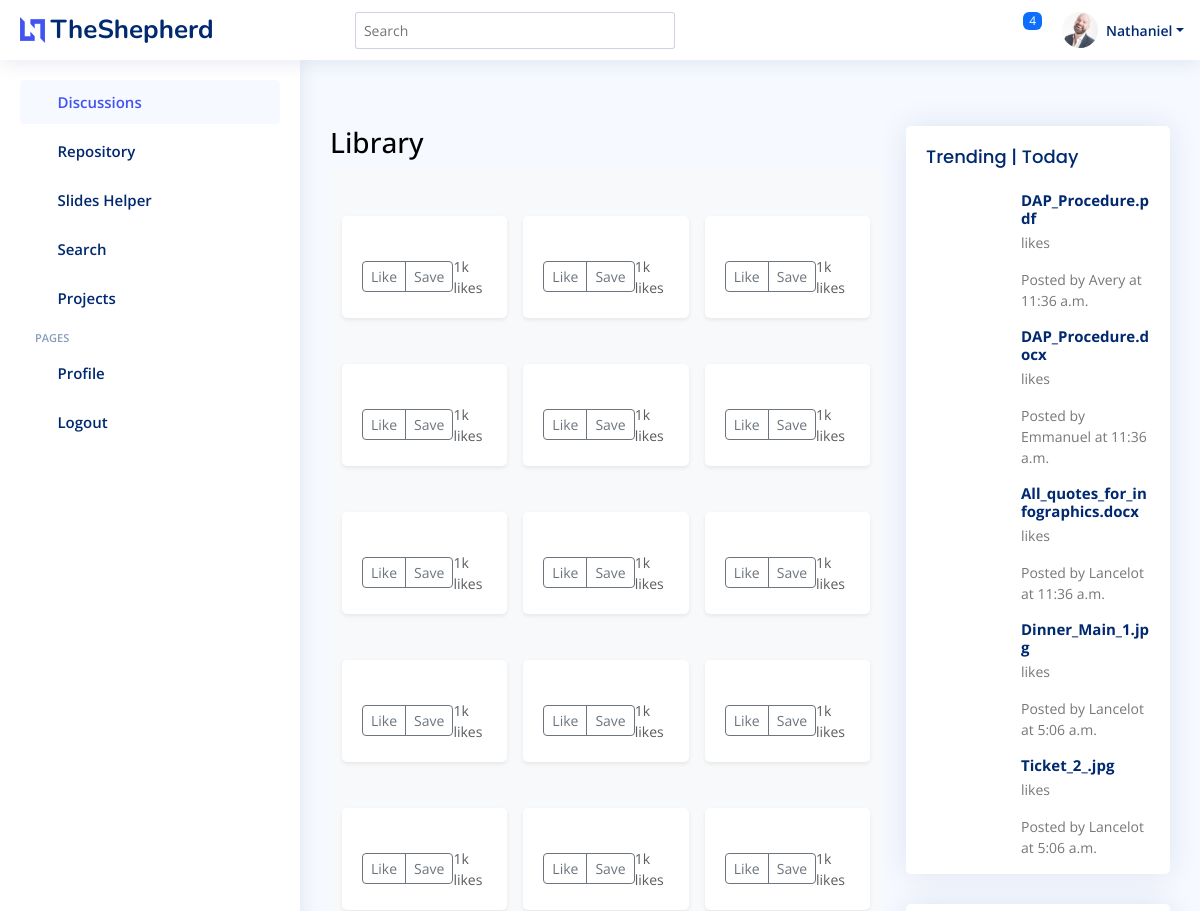
Before: /projects/ (signed in, upper part) with the older database file.
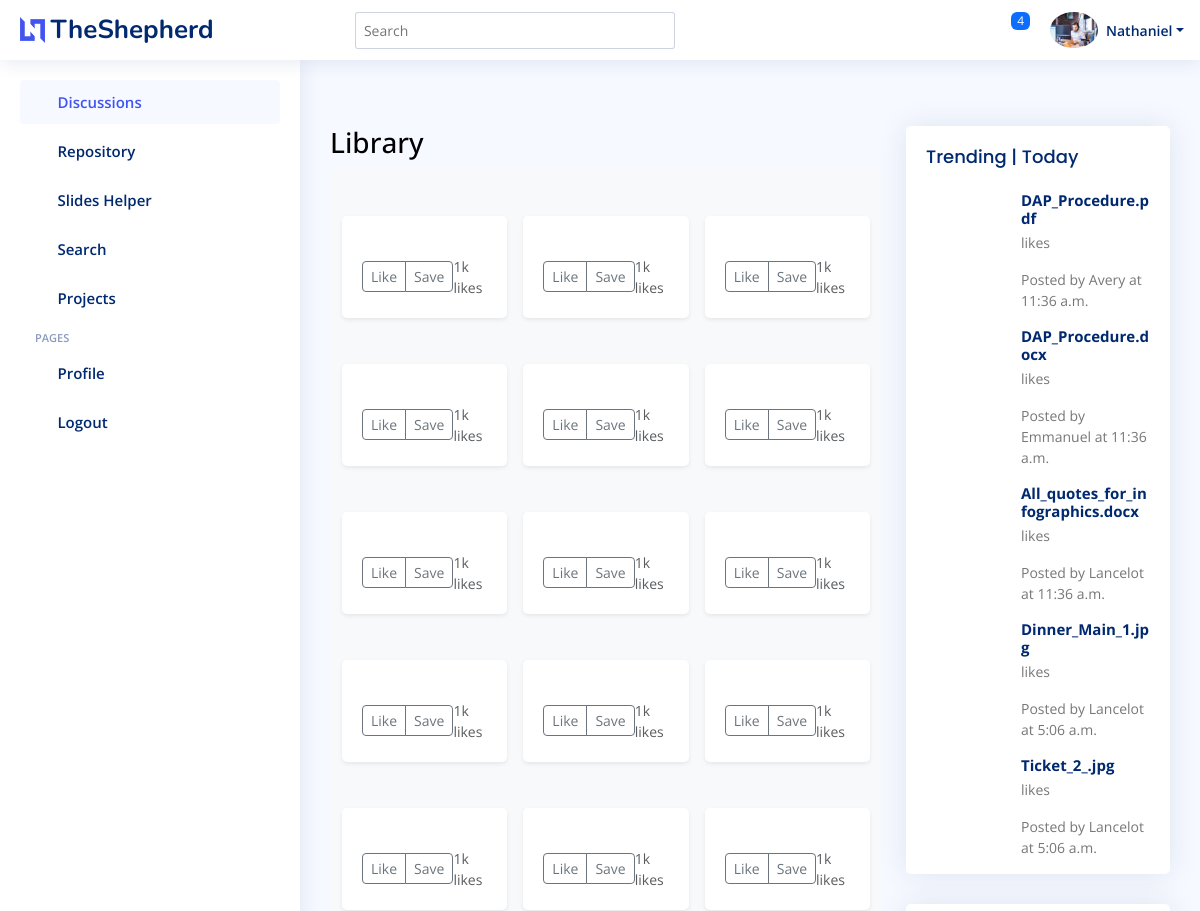
After: the same page with the newer database file.
### discussions/models.py (models this page shows, shortened)
class Student(models.Model):
    friend = models.ForeignKey('self', on_delete=models.CASCADE, blank=True, null=True)
    user = models.OneToOneField(User, on_delete=models.CASCADE)
    phone = models.CharField(max_length=10, default='0548932933', blank=True)
    school = models.CharField(max_length=60, default='KNUST', blank=True)
    course = models.CharField(max_length=60, default='Computer Science', blank=True)
    back_img = models.ImageField(blank=True, upload_to="images/profiles", default='images/profiles/testimonial-1_wBDCxRj.jpg')

### repository/models.py (models this page shows)
class File(models.Model):
    owner = models.ForeignKey(Student, on_delete=models.CASCADE, blank=True, null=True)
    file = models.FileField()
    pub_date = models.DateTimeField(blank=False, default=now)
    def __str__(self):
        return self.file.name

### projects/views.py (the view)
# urls.py: path("", views.IndexView.as_view(), name="index"),
class IndexView(generic.ListView):
    template_name = "projects/index.html"
    context_object_name = "librarys"
    model = File
    def get_queryset(self):
        return File.objects.all()
    def get_context_data(self, **kwargs: Any) -> Dict[str, Any]:
        context = super(IndexView, self).get_context_data(**kwargs)
        context['files'] = File.objects.all()[::-1]
        context['student'] = Student.objects.filter(user=self.request.user)[0]
        context['latest'] = Discussion.objects.filter(pub_date__lte=timezone.now()).order_by("-pub_date")[:5]
        context['requests'] = Request.objects.all()[:5]
        context['trending'] = File.objects.all()[:5]
        return context

### projects/templates/projects/index.html (shortened to what this page needs)
{% extends 'base.html' %}
{% load static %}
{% block content %}
<main>
  <h3>Library</h3>
  <div class="album py-5 bg-light">
    <div class="container">
      <div class="row row-cols-1 row-cols-sm-2 row-cols-md-3 g-3">
        {% for file in files %}
        <div class="col">
          <div class="card shadow-sm">
            <div class="photo"><img src="{% static file.back_img.url %}" alt="" height="300" class="img-fluid"></div>
            <div class="card-body">
              <div class="d-flex justify-content-between align-items-center">
                <div class="btn-group">
                  <button type="button" class="btn btn-sm btn-outline-secondary">Like</button>
                  <button type="button" class="btn btn-sm btn-outline-secondary">Save</button>
                </div>
                <small class="text-muted">1k likes</small>
              </div>
            </div>
          </div>
        </div>
        {% endfor %}
      </div>
    </div>
  </div>
</main>
{% endblock %}
{% block trending %}
<div class="card">
  <div class="filter">
    <a class="icon" href="#" data-bs-toggle="dropdown"><i class="bi bi-three-dots"></i></a>
  </div>
  <div class="card-body pb-0">
    <h5 class="card-title">Trending | Today</span></h5>
    <div class="news">
      {% for trend in trending %}
      <div class="post-item clearfix">
        <h4><a href="#">{{ trend }}</a></h4>
        <p>{{ trend.likes }} likes</p>
        <p>Posted by {{ trend.owner.user.username }} at {{ trend.pub_date.time }}</p>
      </div>
      {% endfor %}
    </div>
  </div>
</div>
{% endblock %}
{% block activity %}
<div class="card">
  <div class="card-body">
    <h5 class="card-title">Recent Activity <span>| Today</span></h5>
  </div>
</div>
{% endblock %}

### templates/base.html (shortened to what the changed rows need)
<!DOCTYPE html>
<html lang="en">
<head>
  {% load static %}
  <link href="{% static 'assets/vendor/bootstrap/css/bootstrap.min.css' %}" rel="stylesheet">
  <link href="{% static 'assets/vendor/bootstrap-icons/bootstrap-icons.css' %}" rel="stylesheet">
  <link href="{% static 'assets/vendor/boxicons/css/boxicons.min.css' %}" rel="stylesheet">
  <link href="{% static 'assets/vendor/quill/quill.snow.css' %}" rel="stylesheet">
  <link href="{% static 'assets/vendor/quill/quill.bubble.css' %}" rel="stylesheet">
  <link href="{% static 'assets/vendor/remixicon/remixicon.css' %}" rel="stylesheet">
  <link href="{% static 'assets/vendor/simple-datatables/style.css' %}" rel="stylesheet">
  <link href="{% static 'assets/css/style.css' %}" rel="stylesheet">
  <link href="{% static 'assets/css/main.css' %}" rel="stylesheet">
</head>
<body>
  <header id="header" class="header fixed-top d-flex align-items-center">
    <nav class="header-nav ms-auto">
      <ul class="d-flex align-items-center">
        {% if not user.is_authenticated %}
        <li class="nav-item">
          <a class="nav-link collapsed" href="{% url 'accounts:signup' %}">
            <i class="bi bi-card-list"></i>
            <span>Register</span>
          </a>
        </li>
        <li class="nav-item">
          <a class="nav-link collapsed" href="{% url 'login' %}">
            <i class="bi bi-box-arrow-in-right"></i>
            <span>Login</span>
          </a>
        </li>
        {% else %}
        <li class="nav-item dropdown">
          <a class="nav-link nav-icon" href="#" data-bs-toggle="dropdown">
            <i class="bi bi-bell"></i>
            <span class="badge bg-primary badge-number">4</span>
          </a>
        </li>
        <li class="nav-item dropdown pe-3">
          <a class="nav-link nav-profile d-flex align-items-center pe-0" href="#" data-bs-toggle="dropdown">
            <img src="{% static student.back_img.url %}" alt="Profile" class="rounded-circle">
            <span class="d-none d-md-block dropdown-toggle ps-2">{{ student.user.username }}</span>
          </a>
        </li>
        {% endif %}
      </ul>
    </nav>
  </header>
  <main id="main" class="main">
    <section class="section dashboard">
      <div class="row">
        <div class="col-lg-8">
          <div class="row">
            <div class="">
              {% block content %}{%  endblock %}
            </div>
          </div>
        </div>
        <div class="col-lg-4">
          {% block trending %}{% endblock %}
        </div>
      </div>
    </section>
  </main>
</body>
</html>

Changed rows visible on the page:
changed Student "Nathaniel": back_img: a different picture
